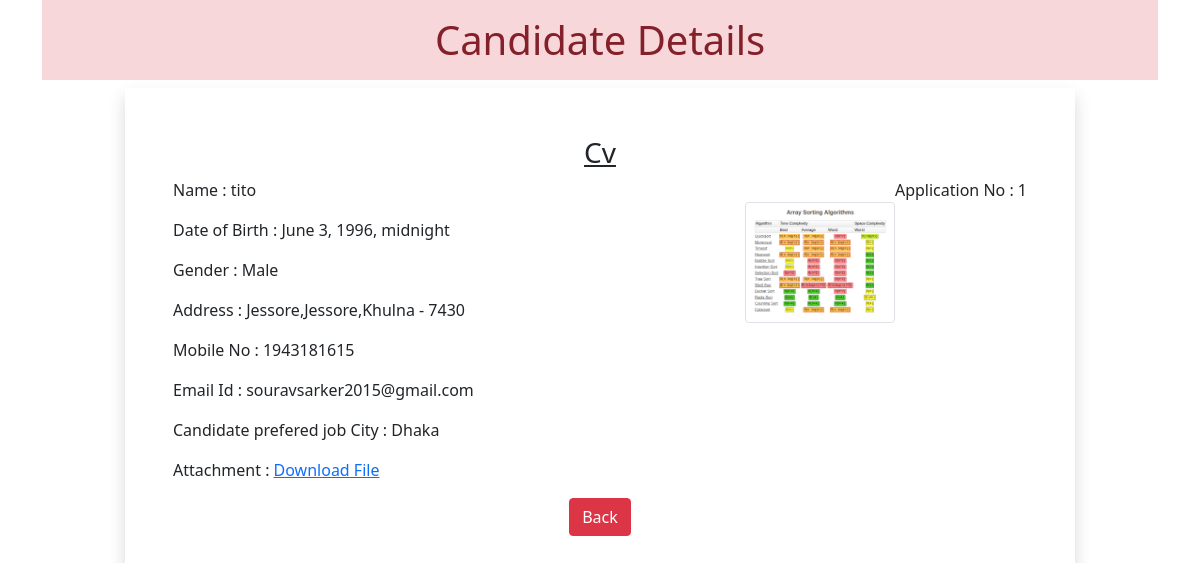
The page /1 on the database its author committed.
### myapp/models.py (models this page shows)
class CV(models.Model):
    name = models.CharField(max_length=100)
    date_of_birth = models.DateTimeField(auto_now=False, auto_now_add=False)
    gender = models.CharField(max_length=100)
    locality = models.CharField(max_length=200)
    city = models.CharField(max_length=100)
    pin = models.PositiveIntegerField()
    state = models.CharField(choices=STATE_CHOICE, max_length=100)
    phone = models.IntegerField()
    email = models.EmailField()
    job_city = models.CharField(max_length=100)
    profile_image = models.ImageField(upload_to='profile_image', blank=True)
    profile_file = models.FileField(upload_to='profile_files', blank=True)

### myapp/views.py (the view)
# urls.py: path('<int:pk>', views.CandidateView.as_view(), name='candidate'),
class CandidateView(View):
    def get(self, request, pk):
        print(pk)
        candidate = CV.objects.get(pk=pk)
        return render(request, 'myapp/candidate.html', {'candidate': candidate})

### myapp/templatetags/myfilter.py (called while the page is built)
@register.filter(name='remove_special')
def remove_cars(value, args):
    print(value)
    print(args)
    for character in args:
        print(character)
        value = value.replace(character, "")
    return value

### myapp/templates/myapp/candidate.html (shortened to what this page needs)
<!DOCTYPE html>
{% load myfilter %}
<html lang="en">
<head>
    <link href="https://cdn.jsdelivr.net/npm/bootstrap@5.1.3/dist/css/bootstrap.min.css" rel="stylesheet">
</head>
<body>
<div class="container">
    <h1 class="alert-danger text-center p-3"> Candidate Details</h1>
    <div class="row">
        <div class="col-sm-10 shadow p-5 offset-sm-1">
            <h3 class="text-center"><u>Cv</u></h3>
            <p class="float-end">Application No : {{ candidate.id }}</p>
            <img src="{{ candidate.profile_image.url }}" alt="" class="img-fluid img-thumbnail  float-end mt-4" width="150" height="150">
            <p>Name : {{ candidate.name }}</p>
            <p>Date of Birth : {{ candidate.date_of_birth }}</p>
            <p>Gender : {{ candidate.gender }}</p>
            <p>Address : {{ candidate.locality }},{{ candidate.city }},{{ candidate.state }} - {{ candidate.pin }} </p>
            <p> Mobile No : {{ candidate.phone }} </p>
            <p> Email Id : {{ candidate.email }} </p>
            <p> Candidate prefered job City : {{ candidate.job_city | remove_special:"[]' " }} </p>
            <p> Attachment : <a href="{{ candidate.profile_file.url }} ">Download File </a></p>
            <div class="text-center">
                <a href="/" class="btn btn-danger">Back</a>
            </div>
        </div>
    </div>
</div>
</body>
</html>

### rows shown on the page
CV: id "1", profile_image (picture), name "tito", date_of_birth "June 3, 1996, midnight", gender "Male", locality "Jessore", city "Jessore", state "Khulna", pin "7430", phone "1943181615", email "souravsarker2015@gmail.com", job_city|remove_special "Dhaka"
